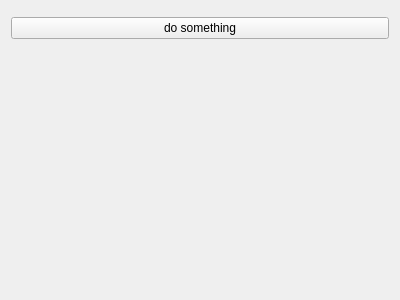
<?xml version="1.0" encoding="UTF-8"?>
<ui version="4.0">
 <class>ControlPanelWidget</class>
 <widget class="QWidget" name="ControlPanelWidget">
  <property name="geometry">
   <rect>
    <x>0</x>
    <y>0</y>
    <width>400</width>
    <height>300</height>
   </rect>
  </property>
  <property name="windowTitle">
   <string>Form</string>
  </property>
  <layout class="QVBoxLayout" name="verticalLayout">
   <item>
    <widget class="goicpz::TwinSliderWidget" name="m_TwinSliderWidget" native="true"/>
   </item>
   <item>
    <widget class="QPushButton" name="m_ExampleButton">
     <property name="text">
      <string>do something</string>
     </property>
    </widget>
   </item>
   <item>
    <spacer name="verticalSpacer">
     <property name="orientation">
      <enum>Qt::Vertical</enum>
     </property>
     <property name="sizeHint" stdset="0">
      <size>
       <width>20</width>
       <height>215</height>
      </size>
     </property>
    </spacer>
   </item>
  </layout>
 </widget>
 <customwidgets>
  <customwidget>
   <class>goicpz::TwinSliderWidget</class>
   <extends>QWidget</extends>
   <header location="global">goicpzTwinSliderWidget.h</header>
   <container>1</container>
  </customwidget>
 </customwidgets>
 <resources/>
 <connections/>
</ui>
